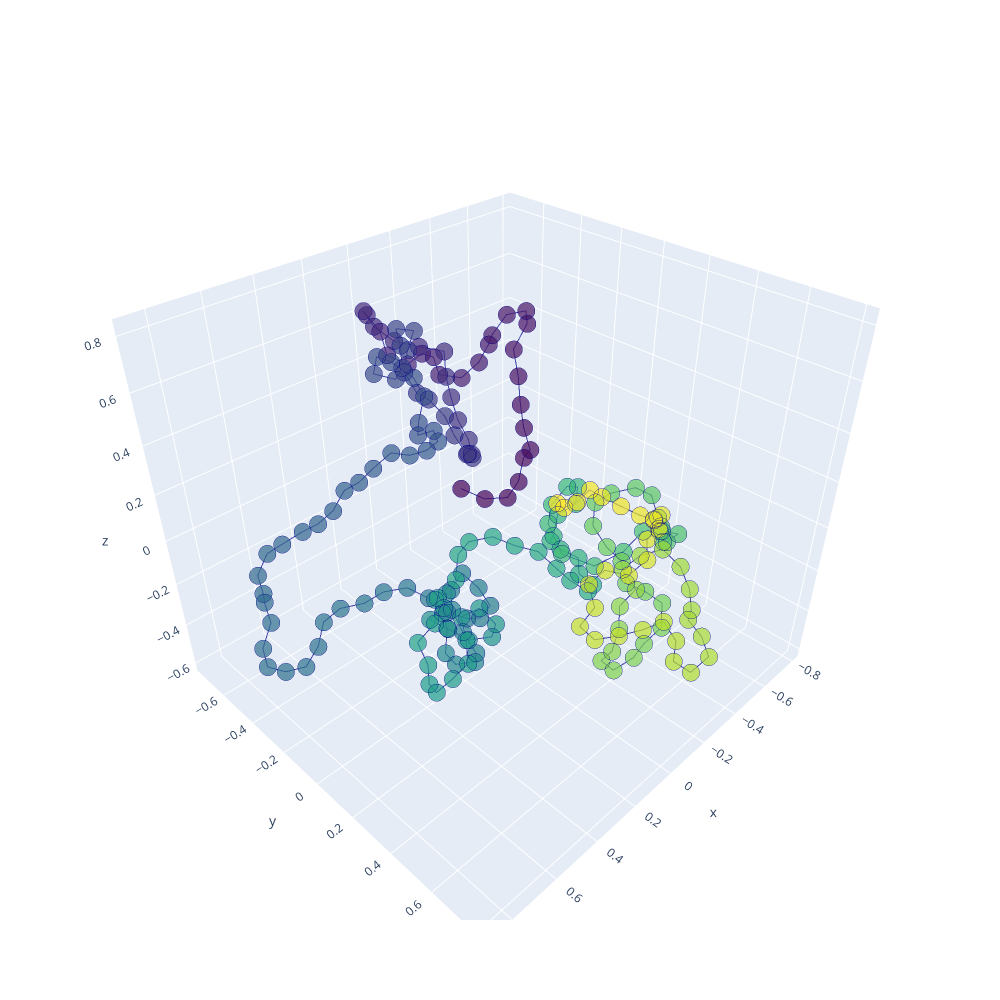

Notebook cell for this chart:
### Code cell
color = 'magma'
plot_pred_conf(test_true_structure_superposed, np.asarray(range(len(x_true))), 'Viridis')

### Figure 1 — Plotly figure (JSON) as saved in the notebook; plotly's stock layout.template omitted (floating-point values rounded to 4 significant figures; data arrays with more than 128 entries replaced by an {"elided": "..."} marker saying what was removed)
{"data": [{"line": {"color": "darkblue", "width": 2}, "marker": {"color": {"elided": "202 int values"}, "colorscale": [[0, "#440154"], [0.1111, "#482878"], [0.2222, "#3e4989"], [0.3333, "#31688e"], [0.4444, "#26828e"], [0.5556, "#1f9e89"], [0.6667, "#35b779"], [0.7778, "#6ece58"], [0.8889, "#b5de2b"], [1, "#fde725"]], "line": {"width": 3}, "size": 6}, "opacity": 0.7, "scene": "scene", "type": "scatter3d", "x": {"elided": "202 float values"}, "y": {"elided": "202 float values"}, "z": {"elided": "202 float values"}}], "layout": {"height": 1000, "scene": {"domain": {"x": [0, 1], "y": [0, 1]}}, "width": 1000}}
